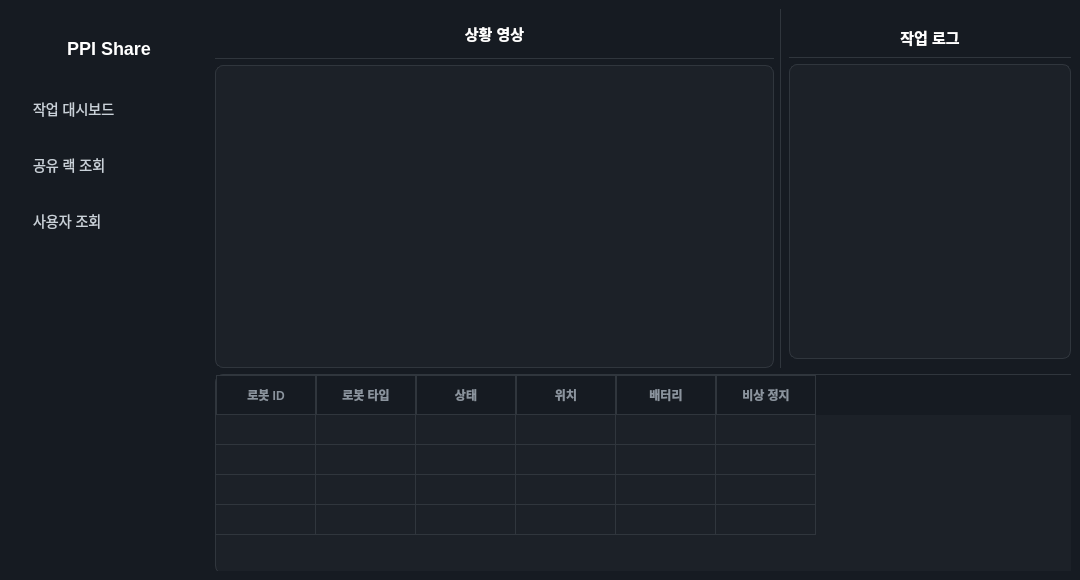
<?xml version="1.0" encoding="UTF-8"?>
<ui version="4.0">
 <class>MainWindow</class>
 <widget class="QMainWindow" name="MainWindow">
  <property name="enabled">
   <bool>true</bool>
  </property>
  <property name="geometry">
   <rect>
    <x>0</x>
    <y>0</y>
    <width>1080</width>
    <height>580</height>
   </rect>
  </property>
  <property name="windowTitle">
   <string>PPI Share(Work Dashboard) - Admin</string>
  </property>
  <property name="styleSheet">
   <string notr="true">background-color: #161b22;</string>
  </property>
  <widget class="QWidget" name="centralwidget">
   <property name="enabled">
    <bool>true</bool>
   </property>
   <property name="layoutDirection">
    <enum>Qt::LeftToRight</enum>
   </property>
   <layout class="QHBoxLayout" name="horizontalLayout">
    <item>
     <widget class="QWidget" name="sidebar" native="true">
      <property name="minimumSize">
       <size>
        <width>200</width>
        <height>550</height>
       </size>
      </property>
      <property name="maximumSize">
       <size>
        <width>250</width>
        <height>800</height>
       </size>
      </property>
      <property name="styleSheet">
       <string notr="true">QWidget#sidebar {
    background-color: #161b22;
}
QPushButton {
    background-color: transparent;
    color: #c9d1d9;
    text-align: left;
    padding-left: 15px;
    border: none;
    font-size: 14px;
    min-height: 50px;
}
QPushButton:checked {
    background-color: #1f6feb;
    border-radius: 6px;
    color: white;
}
QPushButton:hover {
    background-color: #21262d;
    border-radius: 6px;
}
QLabel#label_logo {
    color: white;
    font-size: 18px;
    font-weight: bold;
    padding: 10px;
}</string>
      </property>
      <layout class="QVBoxLayout" name="verticalLayout_2">
       <item>
        <widget class="QLabel" name="label_logo">
         <property name="minimumSize">
          <size>
           <width>0</width>
           <height>60</height>
          </size>
         </property>
         <property name="layoutDirection">
          <enum>Qt::LeftToRight</enum>
         </property>
         <property name="text">
          <string>PPI Share</string>
         </property>
         <property name="alignment">
          <set>Qt::AlignCenter</set>
         </property>
        </widget>
       </item>
       <item>
        <widget class="QPushButton" name="btn_task">
         <property name="minimumSize">
          <size>
           <width>0</width>
           <height>50</height>
          </size>
         </property>
         <property name="text">
          <string>작업 대시보드</string>
         </property>
        </widget>
       </item>
       <item>
        <widget class="QPushButton" name="btn_rack">
         <property name="minimumSize">
          <size>
           <width>0</width>
           <height>50</height>
          </size>
         </property>
         <property name="text">
          <string>공유 랙 조회</string>
         </property>
        </widget>
       </item>
       <item>
        <widget class="QPushButton" name="btn_user">
         <property name="minimumSize">
          <size>
           <width>0</width>
           <height>50</height>
          </size>
         </property>
         <property name="text">
          <string>사용자 조회</string>
         </property>
        </widget>
       </item>
       <item>
        <spacer name="verticalSpacer">
         <property name="orientation">
          <enum>Qt::Vertical</enum>
         </property>
         <property name="sizeHint" stdset="0">
          <size>
           <width>20</width>
           <height>40</height>
          </size>
         </property>
        </spacer>
       </item>
      </layout>
     </widget>
    </item>
    <item>
     <widget class="QStackedWidget" name="stacked_widget">
      <property name="currentIndex">
       <number>0</number>
      </property>
      <widget class="QWidget" name="page_dashboard">
       <property name="sizePolicy">
        <sizepolicy hsizetype="Expanding" vsizetype="Expanding">
         <horstretch>0</horstretch>
         <verstretch>0</verstretch>
        </sizepolicy>
       </property>
       <widget class="QWidget" name="main_area" native="true">
        <property name="geometry">
         <rect>
          <x>0</x>
          <y>0</y>
          <width>865</width>
          <height>565</height>
         </rect>
        </property>
        <property name="styleSheet">
         <string notr="true">background-color: #161b22;</string>
        </property>
        <layout class="QGridLayout" name="gridLayout">
         <item row="1" column="1">
          <widget class="QLabel" name="camera_view">
           <property name="minimumSize">
            <size>
             <width>480</width>
             <height>240</height>
            </size>
           </property>
           <property name="styleSheet">
            <string notr="true">QLabel#camera_view {
    background-color: #1c2128;
    border: 1px solid #30363d;
    border-radius: 8px;
}</string>
           </property>
           <property name="text">
            <string/>
           </property>
           <property name="alignment">
            <set>Qt::AlignCenter</set>
           </property>
          </widget>
         </item>
         <item row="0" column="1">
          <widget class="QLabel" name="camera_label">
           <property name="maximumSize">
            <size>
             <width>16777215</width>
             <height>50</height>
            </size>
           </property>
           <property name="styleSheet">
            <string notr="true">QLabel#camera_label {
    color: white;
    font-size: 15px;
    font-weight: bold;
    padding: 10px;
    border-bottom: 1px solid #30363d;
}</string>
           </property>
           <property name="text">
            <string>상황 영상</string>
           </property>
           <property name="alignment">
            <set>Qt::AlignCenter</set>
           </property>
          </widget>
         </item>
         <item row="0" column="2" rowspan="2">
          <widget class="QWidget" name="log_panel" native="true">
           <property name="minimumSize">
            <size>
             <width>0</width>
             <height>0</height>
            </size>
           </property>
           <property name="maximumSize">
            <size>
             <width>300</width>
             <height>500</height>
            </size>
           </property>
           <property name="styleSheet">
            <string notr="true">QWidget#log_panel {
    background-color: #161b22;
    border-left: 1px solid #30363d;
}
QLabel#label_log_title {
    color: white;
    font-size: 15px;
    font-weight: bold;
    padding: 10px;
    border-bottom: 1px solid #30363d;
}
QListWidget {
    background-color: transparent;
    border: none;
    color: #c9d1d9;
    font-size: 12px;
}
QListWidget::item {
    background-color: #1c2128;
    border: 1px solid #30363d;
    border-radius: 4px;
    padding: 6px;
    margin: 2px;
}
QListWidget::item:selected {
    background-color: #1f6feb;
}</string>
           </property>
           <layout class="QVBoxLayout" name="verticalLayout">
            <item>
             <widget class="QLabel" name="label_log_title">
              <property name="maximumSize">
               <size>
                <width>16777215</width>
                <height>40</height>
               </size>
              </property>
              <property name="text">
               <string>작업 로그</string>
              </property>
              <property name="alignment">
               <set>Qt::AlignCenter</set>
              </property>
             </widget>
            </item>
            <item>
             <widget class="QListWidget" name="log_list">
              <property name="minimumSize">
               <size>
                <width>0</width>
                <height>0</height>
               </size>
              </property>
              <property name="maximumSize">
               <size>
                <width>300</width>
                <height>510</height>
               </size>
              </property>
              <property name="styleSheet">
               <string notr="true">QListWidget#log_list {
    background-color: #1c2128;
    border: 1px solid #30363d;
    border-radius: 8px;
}</string>
              </property>
             </widget>
            </item>
           </layout>
          </widget>
         </item>
         <item row="2" column="1" colspan="2">
          <widget class="QTableWidget" name="robot_table">
           <property name="minimumSize">
            <size>
             <width>0</width>
             <height>150</height>
            </size>
           </property>
           <property name="maximumSize">
            <size>
             <width>16777215</width>
             <height>200</height>
            </size>
           </property>
           <property name="layoutDirection">
            <enum>Qt::LeftToRight</enum>
           </property>
           <property name="styleSheet">
            <string notr="true">QTableView {
    background-color: #1c2128;
    border: 1px solid #30363d;
    border-radius: 8px;
    color: #c9d1d9;
    font-size: 16px;
    gridline-color: #30363d;
}
QHeaderView::section {
    background-color: #161b22;
    color: #8b949e;
    padding: 8px;
    border: 1px solid #30363d;
    font-weight: bold;
}
QTableView::item {
    padding: 8px;
}
QTableView::item:selected {
    background-color: #1f6feb;
}</string>
           </property>
           <property name="lineWidth">
            <number>1</number>
           </property>
           <property name="editTriggers">
            <set>QAbstractItemView::NoEditTriggers</set>
           </property>
           <property name="selectionBehavior">
            <enum>QAbstractItemView::SelectRows</enum>
           </property>
           <property name="rowCount">
            <number>4</number>
           </property>
           <attribute name="horizontalHeaderCascadingSectionResizes">
            <bool>false</bool>
           </attribute>
           <attribute name="horizontalHeaderShowSortIndicator" stdset="0">
            <bool>false</bool>
           </attribute>
           <attribute name="horizontalHeaderStretchLastSection">
            <bool>false</bool>
           </attribute>
           <attribute name="verticalHeaderVisible">
            <bool>false</bool>
           </attribute>
           <row/>
           <row/>
           <row/>
           <row/>
           <column>
            <property name="text">
             <string>로봇 ID</string>
            </property>
           </column>
           <column>
            <property name="text">
             <string>로봇 타입</string>
            </property>
           </column>
           <column>
            <property name="text">
             <string>상태</string>
            </property>
           </column>
           <column>
            <property name="text">
             <string>위치</string>
            </property>
           </column>
           <column>
            <property name="text">
             <string>배터리</string>
            </property>
           </column>
           <column>
            <property name="text">
             <string>비상 정지</string>
            </property>
           </column>
          </widget>
         </item>
        </layout>
       </widget>
      </widget>
      <widget class="QWidget" name="page_rack">
       <widget class="QTableWidget" name="rack_table">
        <property name="geometry">
         <rect>
          <x>0</x>
          <y>10</y>
          <width>865</width>
          <height>565</height>
         </rect>
        </property>
        <property name="styleSheet">
         <string notr="true">QTableView {
    background-color: #1c2128;
    border: 1px solid #30363d;
    border-radius: 8px;
    color: #c9d1d9;
    font-size: 16px;
    gridline-color: #30363d;
}
QHeaderView::section {
    background-color: #161b22;
    color: #8b949e;
    padding: 8px;
    border: 1px solid #30363d;
    font-weight: bold;
}
QTableView::item {
    padding: 8px;
}
QTableView::item:selected {
    background-color: #1f6feb;
}</string>
        </property>
        <property name="rowCount">
         <number>16</number>
        </property>
        <attribute name="verticalHeaderVisible">
         <bool>false</bool>
        </attribute>
        <attribute name="verticalHeaderCascadingSectionResizes">
         <bool>false</bool>
        </attribute>
        <attribute name="verticalHeaderShowSortIndicator" stdset="0">
         <bool>false</bool>
        </attribute>
        <row/>
        <row/>
        <row/>
        <row/>
        <row/>
        <row/>
        <row/>
        <row/>
        <row/>
        <row/>
        <row/>
        <row/>
        <row/>
        <row/>
        <row/>
        <row/>
        <column>
         <property name="text">
          <string>랙 ID</string>
         </property>
        </column>
        <column>
         <property name="text">
          <string>위치</string>
         </property>
        </column>
        <column>
         <property name="text">
          <string>상태</string>
         </property>
        </column>
        <column>
         <property name="text">
          <string>사용자 ID</string>
         </property>
        </column>
        <column>
         <property name="text">
          <string>공유 기간</string>
         </property>
        </column>
        <column>
         <property name="text">
          <string>만료일</string>
         </property>
        </column>
       </widget>
      </widget>
      <widget class="QWidget" name="page_user">
       <widget class="QTableWidget" name="user_table">
        <property name="geometry">
         <rect>
          <x>0</x>
          <y>10</y>
          <width>865</width>
          <height>565</height>
         </rect>
        </property>
        <property name="styleSheet">
         <string notr="true">QTableView {
    background-color: #1c2128;
    border: 1px solid #30363d;
    border-radius: 8px;
    color: #c9d1d9;
    font-size: 16px;
    gridline-color: #30363d;
}
QHeaderView::section {
    background-color: #161b22;
    color: #8b949e;
    padding: 8px;
    border: 1px solid #30363d;
    font-weight: bold;
}
QTableView::item {
    padding: 8px;
}
QTableView::item:selected {
    background-color: #1f6feb;
}</string>
        </property>
        <property name="rowCount">
         <number>16</number>
        </property>
        <property name="columnCount">
         <number>5</number>
        </property>
        <attribute name="horizontalHeaderHighlightSections">
         <bool>true</bool>
        </attribute>
        <attribute name="verticalHeaderVisible">
         <bool>false</bool>
        </attribute>
        <row/>
        <row/>
        <row/>
        <row/>
        <row/>
        <row/>
        <row/>
        <row/>
        <row/>
        <row/>
        <row/>
        <row/>
        <row/>
        <row/>
        <row/>
        <row/>
        <column>
         <property name="text">
          <string>유저 ID</string>
         </property>
        </column>
        <column>
         <property name="text">
          <string>이름</string>
         </property>
        </column>
        <column>
         <property name="text">
          <string>전화번호</string>
         </property>
        </column>
        <column>
         <property name="text">
          <string>역할</string>
         </property>
        </column>
        <column>
         <property name="text">
          <string>가입일</string>
         </property>
        </column>
       </widget>
      </widget>
     </widget>
    </item>
   </layout>
  </widget>
 </widget>
 <resources/>
 <connections/>
</ui>
